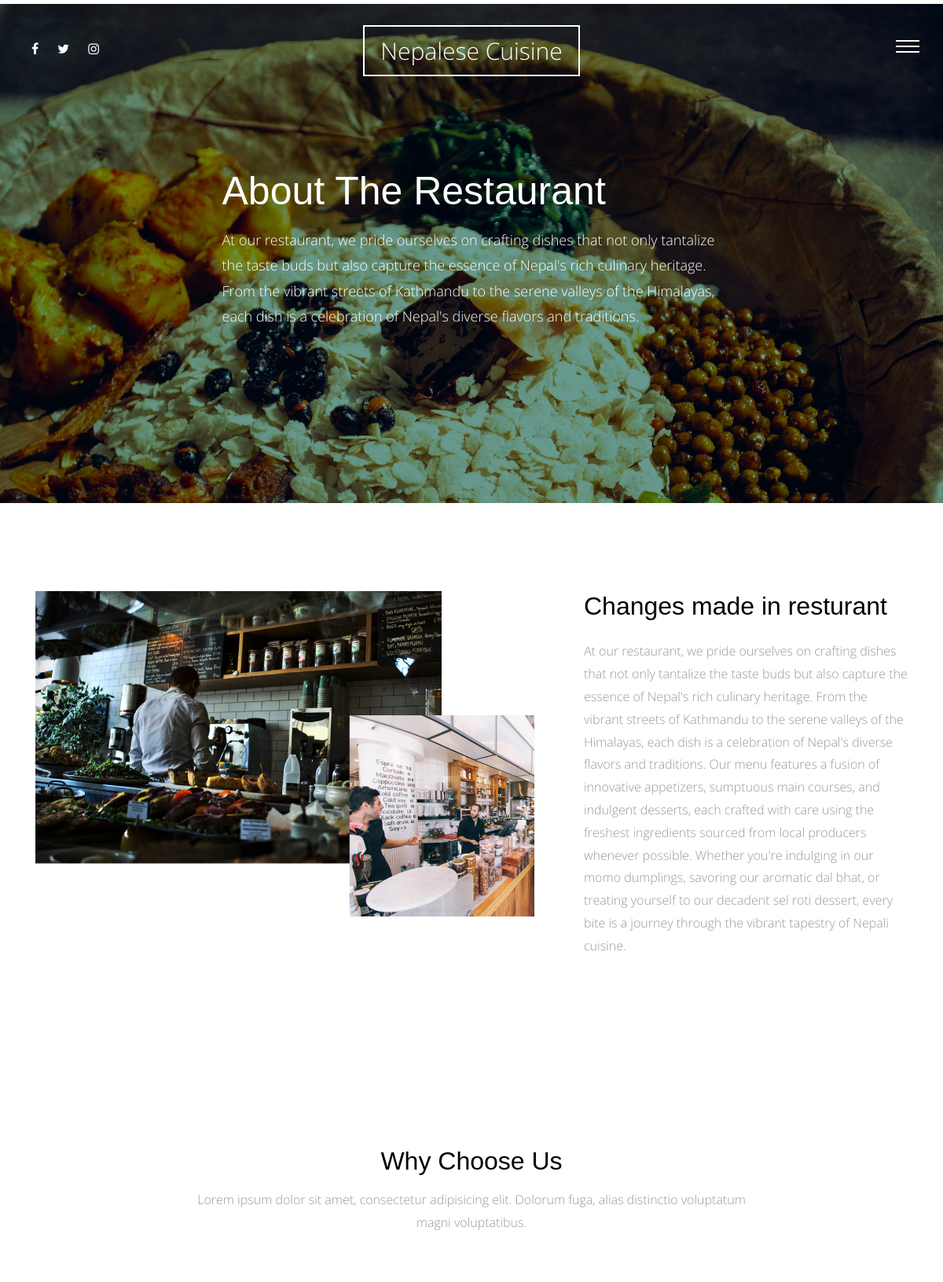
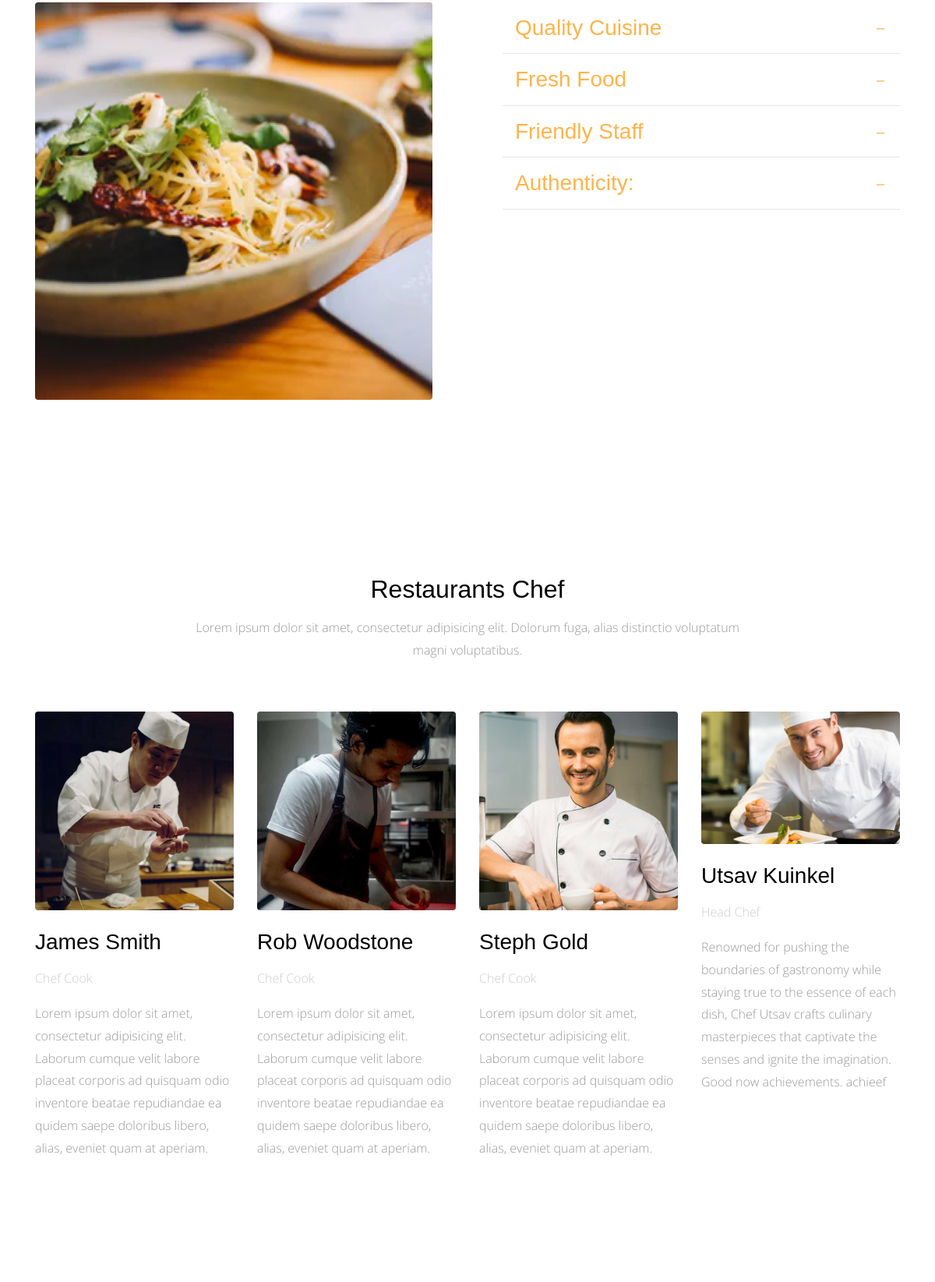
The page /about-us/ (upper part) on the database its author committed (2 pictures, top to bottom).
### aboutus/models.py (models this page shows, shortened)
class AboutUs(models.Model):
    title = models.CharField(max_length = 50)
    content = models.TextField()
    class Meta:
        verbose_name = 'about us '
        verbose_name_plural = 'about us '

class Why_Choose_Us(models.Model):
    title = models.CharField(max_length=50)
    content = models.TextField()
    class Meta:
        verbose_name = 'why choose us '
        verbose_name_plural = 'why choose us '

class Chef(models.Model):
    name = models.CharField(max_length=50)
    title = models.CharField(max_length=50)
    bio = models.TextField()
    image = models.ImageField(upload_to='chef/')
    class Meta:
        verbose_name = 'chef'
        verbose_name_plural = 'chef'

### aboutus/views.py (the view)
# urls.py: path('',views.aboutus_list , name='aboutus_list' ),
def aboutus_list(request):
    about = AboutUs.objects.last()
    why_choose_us = Why_Choose_Us.objects.all()
    chef = Chef.objects.all()
    context = {
        'about' : about ,
        'why_choose_us' : why_choose_us ,
        'chef' : chef
    }
    return render(request , 'aboutus/about.html' , context)

### aboutus/templates/aboutus/about.html (shortened to what this page needs)
{% extends 'base.html' %}
{% load static %}
{% block body %}
      <div class="main-wrap">
        <div class="cover_1 cover_sm">
          <div class="img_bg" style="background-image: url({% static 'site_static/img/slider-1.jpg' %})" data-stellar-background-ratio="0.5">
            <div class="container">
              <div class="row align-items-center justify-content-center">
                <div class="col-md-7" data-aos="fade-up">
                  <h2 class="heading">About The Restaurant</h2>
                  <p class="lead">At our restaurant, we pride ourselves on crafting dishes that not only tantalize the taste buds but also capture the essence of Nepal's rich culinary heritage. From the vibrant streets of Kathmandu to the serene valleys of the Himalayas, each dish is a celebration of Nepal's diverse flavors and traditions.</p>
                </div>
              </div>
            </div>
          </div>
        </div>
        <div class="section">
          <div class="container">
            <div class="row">
              <div class="col-md-7" data-aos="fade-up">
                <img src="{% static 'site_static/img/about_1.png' %}" alt="Image placeholder" class="img-fluid">
              </div>
              <div class="col-md-5 pl-md-5" data-aos="fade-up" data-aos-delay="200">
                <h2 class="mb-4">{{about.title}}</h2>
                <p>{{about.content}}</p>
              </div>
            </div>
          </div>
        </div>
        <div class="section">
          <div class="container">
            <div class="row justify-content-center mb-5" data-aos="fade-up">
              <div class="col-md-8  text-center">
                <h2 class="mb-3">Why Choose Us</h2>
                <p class="lead">Lorem ipsum dolor sit amet, consectetur adipisicing elit. Dolorum fuga, alias distinctio voluptatum magni voluptatibus.</p>
              </div>
            </div>
            <div class="row large-gutters">
              <div class="col-md-6"  data-aos="fade-up" data-aos-delay="200">
                <img src="{% static 'site_static/img/img_2.jpg' %}" alt="Image placeholder" class="img-fluid rounded">
              </div>
              <div class="col-md-6" data-aos="fade-up" data-aos-delay="300">
                <div class="accordion" id="accordion">
                  {% for info in why_choose_us %}
                    <div class="accordion-item">
                      <h3 class="mb-0">
                        <a class="btn-block p-3" data-toggle="collapse" href="#collapse{{info.id}}" role="button" aria-expanded="true" aria-controls="collapseOne">{{info.title}} </a>
                      </h3>
                    </div>
                  {% endfor %}
                </div>
              </div>
            </div>
          </div>
        </div>
        <div class="section">
          <div class="container">
            <div class="row justify-content-center mb-5" data-aos="fade-up">
              <div class="col-md-8  text-center">
                <h2 class="mb-3">Restaurants Chef</h2>
                <p class="lead">Lorem ipsum dolor sit amet, consectetur adipisicing elit. Dolorum fuga, alias distinctio voluptatum magni voluptatibus.</p>
              </div>
            </div>
            <div class="row">
              {% for one in chef %}
                <div class="col-md-3" data-aos="fade-up" data-aos-delay="100">
                  <img src="{{one.image.url}}" alt="Image placeholder" class="img-fluid mb-4 rounded">
                  <h3 class="mb-3">{{one.name}}</h3>
                  <p class="post-meta text-muted">{{one.title}}</p>
                  <p class="mb-5">{{one.bio}}</p>
                </div>
              {% endfor %}
            </div>
          </div>
        </div>
      </div>
      {% endblock body %}

### static/site_static/css/style.css (style rules this page uses)
html { overflow-x: hidden; }
body { background: #fff; font-family: "Open Sans", cursive; font-size: 16px; line-height: 1.8; font-weight: 300; color: #999999; }
a { -webkit-transition: .3s all ease; -o-transition: .3s all ease; transition: .3s all ease; text-decoration: none; }
h1, h2, h3, h4, h5 { color: #000; font-family: "Playfair Display", Arial, sans-serif; }
h1 a, h2 a, h3 a, h4 a, h5 a { color: #000; }
.lead { font-size: 16px; }
.section { padding: 7em 0; }
.text-muted { color: #cccccc !important; }
.cover_1 { position: relative; }
.cover_1 .lead { color: #fff; font-size: 18px; }
.cover_1 .img_bg { background-repeat: no-repeat; background-size: cover !important; background-position: center center; }
.cover_1 .img_bg, .cover_1 .img_bg > .container > .row { min-height: 700px; height: 100vh; }
.cover_1.cover_sm .img_bg, .cover_1.cover_sm .img_bg > .container > .row { min-height: 600px; height: 80vh; }
.cover_1 .heading { color: white; font-weight: 300; font-size: 30px; line-height: 1.5; }
@media (min-width: 768px) { .cover_1 .heading { font-size: 50px; line-height: 1.5; } }
.large-gutters { margin-right: -45px; margin-left: -45px; }
.large-gutters > [class*="col-"] { padding-right: 45px; padding-left: 45px; }
.accordion .btn-block { position: relative; border-bottom: 1px solid #e6e6e6; }
.accordion .btn-block[aria-expanded="true"] { color: #fdb44b; }

### rows shown on the page
AboutUs: title "Changes made in resturant", content "At our restaurant, we pride ourselves on crafting dishes that not only tantalize the taste buds but also capture the essence of Nepal's rich culinary heritage. From the vibrant streets of Kathmandu to the serene valleys of the Himalayas, each dish is a celebration of Nepal's diverse flavors and traditions. Our menu features a fusion of innovative appetizers, sumptuous main courses, and indulgent desserts, each crafted with care using the freshest ingredients sourced from local producers whenever possible. Whether you're indulging in our momo dumplings, savoring our aromatic dal bhat, or treating yourself to our decadent sel roti dessert, every bite is a journey through the vibrant tapestry…"
Why_Choose_Us: title "Quality Cuisine"
Why_Choose_Us: title "Fresh Food"
Why_Choose_Us: title "Friendly Staff"
Why_Choose_Us: title "Authenticity:"
Chef: image (picture), name "James Smith", title "Chef Cook", bio "Lorem ipsum dolor sit amet, consectetur adipisicing elit. Laborum cumque velit labore placeat corporis ad quisquam odio inventore beatae repudiandae ea quidem saepe doloribus libero, alias, eveniet quam at aperiam."
Chef: image (picture), name "Rob Woodstone", title "Chef Cook", bio "Lorem ipsum dolor sit amet, consectetur adipisicing elit. Laborum cumque velit labore placeat corporis ad quisquam odio inventore beatae repudiandae ea quidem saepe doloribus libero, alias, eveniet quam at aperiam."
Chef: image (picture), name "Steph Gold", title "Chef Cook", bio "Lorem ipsum dolor sit amet, consectetur adipisicing elit. Laborum cumque velit labore placeat corporis ad quisquam odio inventore beatae repudiandae ea quidem saepe doloribus libero, alias, eveniet quam at aperiam."
Chef: image (picture), name "Utsav Kuinkel", title "Head Chef", bio "Renowned for pushing the boundaries of gastronomy while staying true to the essence of each dish, Chef Utsav crafts culinary masterpieces that captivate the senses and ignite the imagination. Good now achievements. achieef"
